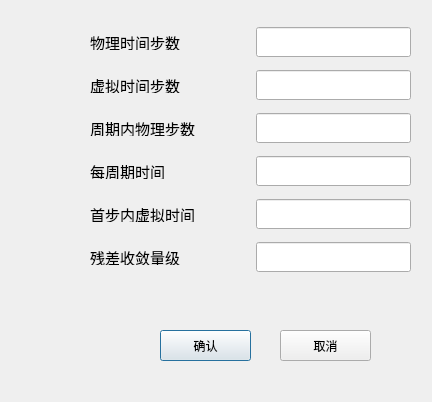
<?xml version="1.0" encoding="UTF-8"?>
<ui version="4.0">
 <class>Dialog</class>
 <widget class="QDialog" name="Dialog">
  <property name="geometry">
   <rect>
    <x>0</x>
    <y>0</y>
    <width>432</width>
    <height>402</height>
   </rect>
  </property>
  <property name="windowTitle">
   <string>计算设置</string>
  </property>
  <widget class="QPushButton" name="btnok">
   <property name="geometry">
    <rect>
     <x>160</x>
     <y>330</y>
     <width>91</width>
     <height>31</height>
    </rect>
   </property>
   <property name="text">
    <string>确认</string>
   </property>
  </widget>
  <widget class="QPushButton" name="btncancel">
   <property name="geometry">
    <rect>
     <x>280</x>
     <y>330</y>
     <width>91</width>
     <height>31</height>
    </rect>
   </property>
   <property name="text">
    <string>取消</string>
   </property>
  </widget>
  <widget class="QWidget" name="layoutWidget">
   <property name="geometry">
    <rect>
     <x>90</x>
     <y>20</y>
     <width>321</width>
     <height>261</height>
    </rect>
   </property>
   <layout class="QGridLayout" name="gridLayout">
    <item row="2" column="0">
     <widget class="QLabel" name="labelnt">
      <property name="sizePolicy">
       <sizepolicy hsizetype="Preferred" vsizetype="Fixed">
        <horstretch>0</horstretch>
        <verstretch>0</verstretch>
       </sizepolicy>
      </property>
      <property name="minimumSize">
       <size>
        <width>81</width>
        <height>0</height>
       </size>
      </property>
      <property name="maximumSize">
       <size>
        <width>110</width>
        <height>16</height>
       </size>
      </property>
      <property name="font">
       <font>
        <family>AcadEref</family>
        <pointsize>11</pointsize>
       </font>
      </property>
      <property name="text">
       <string>周期内物理步数</string>
      </property>
     </widget>
    </item>
    <item row="0" column="0">
     <widget class="QLabel" name="labelouter">
      <property name="sizePolicy">
       <sizepolicy hsizetype="Preferred" vsizetype="Fixed">
        <horstretch>0</horstretch>
        <verstretch>0</verstretch>
       </sizepolicy>
      </property>
      <property name="minimumSize">
       <size>
        <width>81</width>
        <height>0</height>
       </size>
      </property>
      <property name="maximumSize">
       <size>
        <width>110</width>
        <height>16</height>
       </size>
      </property>
      <property name="font">
       <font>
        <family>AcadEref</family>
        <pointsize>11</pointsize>
       </font>
      </property>
      <property name="text">
       <string>物理时间步数</string>
      </property>
     </widget>
    </item>
    <item row="5" column="0">
     <widget class="QLabel" name="labelcancha">
      <property name="sizePolicy">
       <sizepolicy hsizetype="Preferred" vsizetype="Fixed">
        <horstretch>0</horstretch>
        <verstretch>0</verstretch>
       </sizepolicy>
      </property>
      <property name="minimumSize">
       <size>
        <width>120</width>
        <height>0</height>
       </size>
      </property>
      <property name="maximumSize">
       <size>
        <width>110</width>
        <height>16</height>
       </size>
      </property>
      <property name="font">
       <font>
        <family>AcadEref</family>
        <pointsize>11</pointsize>
       </font>
      </property>
      <property name="text">
       <string>残差收敛量级</string>
      </property>
     </widget>
    </item>
    <item row="3" column="0">
     <widget class="QLabel" name="labeltime">
      <property name="sizePolicy">
       <sizepolicy hsizetype="Preferred" vsizetype="Fixed">
        <horstretch>0</horstretch>
        <verstretch>0</verstretch>
       </sizepolicy>
      </property>
      <property name="minimumSize">
       <size>
        <width>110</width>
        <height>0</height>
       </size>
      </property>
      <property name="maximumSize">
       <size>
        <width>81</width>
        <height>16</height>
       </size>
      </property>
      <property name="font">
       <font>
        <family>AcadEref</family>
        <pointsize>11</pointsize>
       </font>
      </property>
      <property name="text">
       <string>每周期时间</string>
      </property>
     </widget>
    </item>
    <item row="1" column="0">
     <widget class="QLabel" name="labelinner">
      <property name="sizePolicy">
       <sizepolicy hsizetype="Preferred" vsizetype="Fixed">
        <horstretch>0</horstretch>
        <verstretch>0</verstretch>
       </sizepolicy>
      </property>
      <property name="minimumSize">
       <size>
        <width>81</width>
        <height>0</height>
       </size>
      </property>
      <property name="maximumSize">
       <size>
        <width>110</width>
        <height>16</height>
       </size>
      </property>
      <property name="font">
       <font>
        <family>AcadEref</family>
        <pointsize>11</pointsize>
       </font>
      </property>
      <property name="text">
       <string>虚拟时间步数</string>
      </property>
     </widget>
    </item>
    <item row="4" column="0">
     <widget class="QLabel" name="labelinone">
      <property name="sizePolicy">
       <sizepolicy hsizetype="Preferred" vsizetype="Fixed">
        <horstretch>0</horstretch>
        <verstretch>0</verstretch>
       </sizepolicy>
      </property>
      <property name="minimumSize">
       <size>
        <width>110</width>
        <height>0</height>
       </size>
      </property>
      <property name="maximumSize">
       <size>
        <width>100</width>
        <height>16</height>
       </size>
      </property>
      <property name="font">
       <font>
        <family>AcadEref</family>
        <pointsize>11</pointsize>
       </font>
      </property>
      <property name="text">
       <string>首步内虚拟时间</string>
      </property>
     </widget>
    </item>
    <item row="0" column="1">
     <spacer name="horizontalSpacer">
      <property name="orientation">
       <enum>Qt::Horizontal</enum>
      </property>
      <property name="sizeType">
       <enum>QSizePolicy::Fixed</enum>
      </property>
      <property name="sizeHint" stdset="0">
       <size>
        <width>40</width>
        <height>20</height>
       </size>
      </property>
     </spacer>
    </item>
    <item row="0" column="2">
     <widget class="QLineEdit" name="textout">
      <property name="sizePolicy">
       <sizepolicy hsizetype="Expanding" vsizetype="Fixed">
        <horstretch>0</horstretch>
        <verstretch>0</verstretch>
       </sizepolicy>
      </property>
      <property name="minimumSize">
       <size>
        <width>0</width>
        <height>30</height>
       </size>
      </property>
      <property name="font">
       <font>
        <pointsize>11</pointsize>
       </font>
      </property>
      <property name="toolTip">
       <string>外迭代步数</string>
      </property>
      <property name="text">
       <string/>
      </property>
      <property name="alignment">
       <set>Qt::AlignCenter</set>
      </property>
     </widget>
    </item>
    <item row="1" column="2">
     <widget class="QLineEdit" name="textinner">
      <property name="sizePolicy">
       <sizepolicy hsizetype="Expanding" vsizetype="Fixed">
        <horstretch>0</horstretch>
        <verstretch>0</verstretch>
       </sizepolicy>
      </property>
      <property name="minimumSize">
       <size>
        <width>0</width>
        <height>30</height>
       </size>
      </property>
      <property name="font">
       <font>
        <pointsize>11</pointsize>
       </font>
      </property>
      <property name="toolTip">
       <string>内迭代步数</string>
      </property>
      <property name="text">
       <string/>
      </property>
      <property name="alignment">
       <set>Qt::AlignCenter</set>
      </property>
     </widget>
    </item>
    <item row="2" column="2">
     <widget class="QLineEdit" name="textnt">
      <property name="sizePolicy">
       <sizepolicy hsizetype="Expanding" vsizetype="Fixed">
        <horstretch>0</horstretch>
        <verstretch>0</verstretch>
       </sizepolicy>
      </property>
      <property name="minimumSize">
       <size>
        <width>0</width>
        <height>30</height>
       </size>
      </property>
      <property name="font">
       <font>
        <pointsize>11</pointsize>
       </font>
      </property>
      <property name="toolTip">
       <string>计算一共所需的周期数</string>
      </property>
      <property name="text">
       <string/>
      </property>
      <property name="alignment">
       <set>Qt::AlignCenter</set>
      </property>
     </widget>
    </item>
    <item row="3" column="2">
     <widget class="QLineEdit" name="texttime">
      <property name="sizePolicy">
       <sizepolicy hsizetype="Expanding" vsizetype="Fixed">
        <horstretch>0</horstretch>
        <verstretch>0</verstretch>
       </sizepolicy>
      </property>
      <property name="minimumSize">
       <size>
        <width>0</width>
        <height>30</height>
       </size>
      </property>
      <property name="font">
       <font>
        <pointsize>11</pointsize>
       </font>
      </property>
      <property name="toolTip">
       <string>每周期所花实际时间</string>
      </property>
      <property name="text">
       <string/>
      </property>
      <property name="alignment">
       <set>Qt::AlignCenter</set>
      </property>
     </widget>
    </item>
    <item row="4" column="2">
     <widget class="QLineEdit" name="textinone">
      <property name="sizePolicy">
       <sizepolicy hsizetype="Expanding" vsizetype="Fixed">
        <horstretch>0</horstretch>
        <verstretch>0</verstretch>
       </sizepolicy>
      </property>
      <property name="minimumSize">
       <size>
        <width>0</width>
        <height>30</height>
       </size>
      </property>
      <property name="font">
       <font>
        <pointsize>11</pointsize>
       </font>
      </property>
      <property name="toolTip">
       <string>首步内内迭代步数</string>
      </property>
      <property name="text">
       <string/>
      </property>
      <property name="alignment">
       <set>Qt::AlignCenter</set>
      </property>
     </widget>
    </item>
    <item row="5" column="2">
     <widget class="QLineEdit" name="textcancha">
      <property name="sizePolicy">
       <sizepolicy hsizetype="Expanding" vsizetype="Fixed">
        <horstretch>0</horstretch>
        <verstretch>0</verstretch>
       </sizepolicy>
      </property>
      <property name="minimumSize">
       <size>
        <width>0</width>
        <height>30</height>
       </size>
      </property>
      <property name="font">
       <font>
        <pointsize>11</pointsize>
       </font>
      </property>
      <property name="toolTip">
       <string>请输入一个负数</string>
      </property>
      <property name="text">
       <string/>
      </property>
      <property name="alignment">
       <set>Qt::AlignCenter</set>
      </property>
     </widget>
    </item>
   </layout>
  </widget>
 </widget>
 <resources/>
 <connections/>
</ui>
